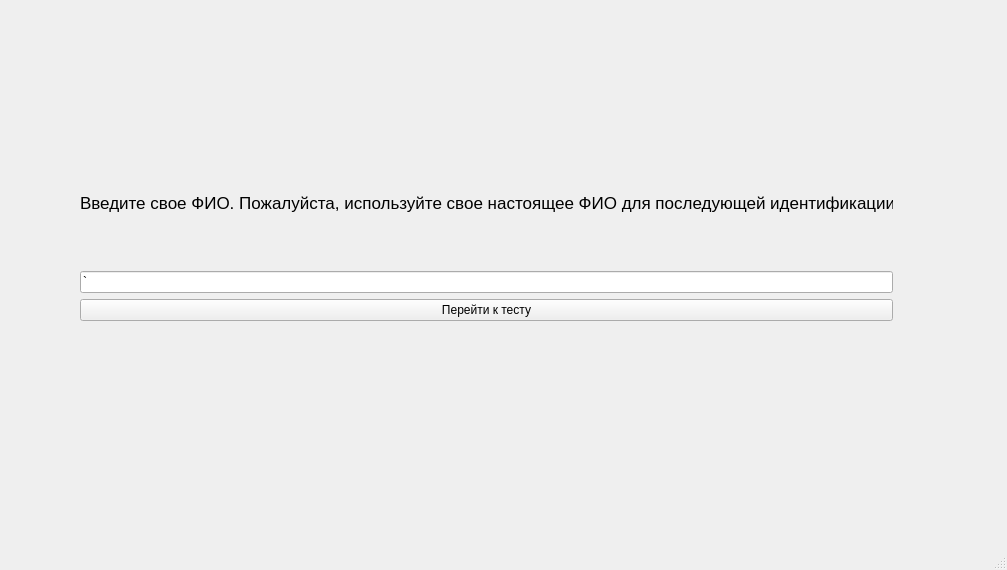
<?xml version="1.0" encoding="UTF-8"?>
<ui version="4.0">
 <class>MainWindow</class>
 <widget class="QMainWindow" name="MainWindow">
  <property name="geometry">
   <rect>
    <x>0</x>
    <y>0</y>
    <width>1007</width>
    <height>570</height>
   </rect>
  </property>
  <property name="windowTitle">
   <string>MainWindow</string>
  </property>
  <widget class="QWidget" name="centralwidget">
   <widget class="QWidget" name="verticalLayoutWidget">
    <property name="geometry">
     <rect>
      <x>80</x>
      <y>140</y>
      <width>813</width>
      <height>181</height>
     </rect>
    </property>
    <layout class="QVBoxLayout" name="verticalLayout">
     <item>
      <widget class="QLabel" name="label">
       <property name="font">
        <font>
         <pointsize>13</pointsize>
        </font>
       </property>
       <property name="text">
        <string>Введите свое ФИО. Пожалуйста, используйте свое настоящее ФИО для последующей идентификации.</string>
       </property>
      </widget>
     </item>
     <item>
      <widget class="QLineEdit" name="student_fio">
       <property name="text">
        <string>`</string>
       </property>
      </widget>
     </item>
     <item>
      <widget class="QPushButton" name="start_test_button">
       <property name="text">
        <string>Перейти к тесту</string>
       </property>
      </widget>
     </item>
    </layout>
   </widget>
  </widget>
  <widget class="QMenuBar" name="menubar">
   <property name="geometry">
    <rect>
     <x>0</x>
     <y>0</y>
     <width>1007</width>
     <height>21</height>
    </rect>
   </property>
  </widget>
  <widget class="QStatusBar" name="statusbar"/>
 </widget>
 <resources/>
 <connections/>
</ui>
